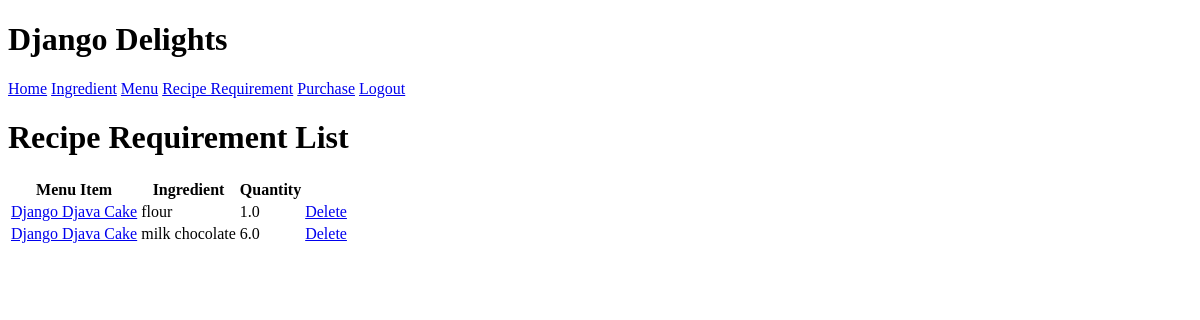
Page /inventory/reciperequirement/ (signed in) on the earlier database version.
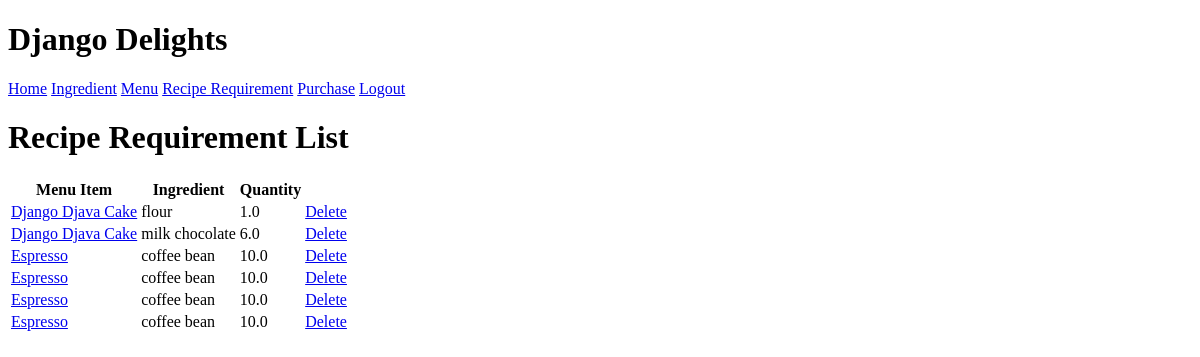
Same page on the later database version.
### inventory/models.py (models this page shows, shortened)
class RecipeRequirement(models.Model):
  menu_item = models.ForeignKey(MenuItem, on_delete=models.CASCADE)
  ingredient = models.ForeignKey(Ingredient, on_delete=models.CASCADE)
  quantity = models.FloatField()

class MenuItem(models.Model):
  title = models.CharField(max_length=100)
  price = models.FloatField()
  def __str__(self):
    return self.title

class Ingredient(models.Model):
  name = models.CharField(max_length=50)
  quantity = models.FloatField()
  unit = models.CharField(max_length=30)
  unit_price = models.FloatField()
  def __str__(self):
    return self.name

### inventory/views.py (the view)
# urls.py: path("reciperequirement/", views.RecipeRequirementList.as_view(), name="reciperequirementlist"),
class RecipeRequirementList(LoginRequiredMixin, ListView):
    model = RecipeRequirement
    template_name = "inventory/reciperequirement_list.html"

### inventory/templates/inventory/reciperequirement_list.html
{% extends 'base.html' %}
{% block content %}
<h1>Recipe Requirement List</h1>
<table>
    <tr>
        <th>Menu Item</th>
        <th>Ingredient</th>
        <th>Quantity</th>
    </tr>
    {% for recipe in reciperequirement_list %}
    <tr>
      <td><a href="{% url "update_reciperequirement" recipe.pk %}">{{ recipe.menu_item }}</a></td>
      <td>{{ recipe.ingredient}}</td>
      <td>{{ recipe.quantity }}</td>
      <td><a href="{% url "delete_reciperequirement" recipe.pk %}">Delete</a></td>
    </tr>
    {% endfor %}
</table>
{% endblock %}

Differences in the rows shown:
added RecipeRequirement: menu_item "Espresso", ingredient "coffee bean", quantity "10.0"
added RecipeRequirement: menu_item "Espresso", ingredient "coffee bean", quantity "10.0"
added RecipeRequirement: menu_item "Espresso", ingredient "coffee bean", quantity "10.0"
added RecipeRequirement: menu_item "Espresso", ingredient "coffee bean", quantity "10.0"
